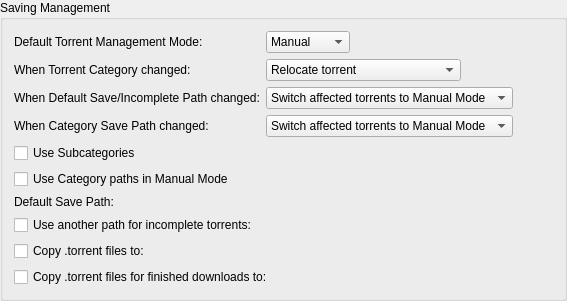
                                                    <widget class="QGroupBox" name="groupSavingManagement">
                                                        <property name="title">
                                                            <string>Saving Management</string>
                                                        </property>
                                                        <layout class="QVBoxLayout" name="groupSavingManagementLayout">
                                                            <item>
                                                                <layout class="QGridLayout" name="gridLayout_3">
                                                                    <item row="0" column="0">
                                                                        <widget class="QLabel" name="label_40">
                                                                            <property name="text">
                                                                                <string>Default Torrent Management Mode:</string>
                                                                            </property>
                                                                        </widget>
                                                                    </item>
                                                                    <item row="0" column="1">
                                                                        <layout class="QHBoxLayout" name="horizontalLayout_70">
                                                                            <property name="spacing">
                                                                                <number>10</number>
                                                                            </property>
                                                                            <item>
                                                                                <widget class="QComboBox" name="comboSavingMode">
                                                                                    <property name="toolTip">
                                                                                        <string>Automatic: Various torrent properties (e.g. save path) will be
                                                                                            decided by the associated category
                                                                                            Manual: Various torrent properties (e.g. save path) must be assigned
                                                                                            manually
                                                                                        </string>
                                                                                    </property>
                                                                                    <item>
                                                                                        <property name="text">
                                                                                            <string>Manual</string>
                                                                                        </property>
                                                                                    </item>
                                                                                    <item>
                                                                                        <property name="text">
                                                                                            <string>Automatic</string>
                                                                                        </property>
                                                                                    </item>
                                                                                </widget>
                                                                            </item>
                                                                            <item>
                                                                                <spacer name="horizontalSpacer_160">
                                                                                    <property name="orientation">
                                                                                        <enum>Qt::Horizontal</enum>
                                                                                    </property>
                                                                                    <property name="sizeHint" stdset="0">
                                                                                        <size>
                                                                                            <width>40</width>
                                                                                            <height>20</height>
                                                                                        </size>
                                                                                    </property>
                                                                                </spacer>
                                                                            </item>
                                                                        </layout>
                                                                    </item>
                                                                    <item row="1" column="0">
                                                                        <widget class="QLabel" name="labelTorrentCategoryChanged">
                                                                            <property name="text">
                                                                                <string>When Torrent Category changed:</string>
                                                                            </property>
                                                                        </widget>
                                                                    </item>
                                                                    <item row="1" column="1">
                                                                        <layout class="QHBoxLayout" name="horizontalLayout_14">
                                                                            <item>
                                                                                <widget class="QComboBox" name="comboTorrentCategoryChanged">
                                                                                    <item>
                                                                                        <property name="text">
                                                                                            <string>Relocate torrent</string>
                                                                                        </property>
                                                                                    </item>
                                                                                    <item>
                                                                                        <property name="text">
                                                                                            <string>Switch torrent to Manual Mode</string>
                                                                                        </property>
                                                                                    </item>
                                                                                </widget>
                                                                            </item>
                                                                            <item>
                                                                                <spacer name="horizontalSpacer_17">
                                                                                    <property name="orientation">
                                                                                        <enum>Qt::Horizontal</enum>
                                                                                    </property>
                                                                                    <property name="sizeHint" stdset="0">
                                                                                        <size>
                                                                                            <width>40</width>
                                                                                            <height>20</height>
                                                                                        </size>
                                                                                    </property>
                                                                                </spacer>
                                                                            </item>
                                                                        </layout>
                                                                    </item>
                                                                    <item row="2" column="0">
                                                                        <widget class="QLabel" name="labelCategoryDefaultPathChanged">
                                                                            <property name="text">
                                                                                <string>When Default Save/Incomplete Path changed:</string>
                                                                            </property>
                                                                        </widget>
                                                                    </item>
                                                                    <item row="2" column="1">
                                                                        <layout class="QHBoxLayout" name="horizontalLayout_15">
                                                                            <item>
                                                                                <widget class="QComboBox" name="comboCategoryDefaultPathChanged">
                                                                                    <property name="currentIndex">
                                                                                        <number>1</number>
                                                                                    </property>
                                                                                    <item>
                                                                                        <property name="text">
                                                                                            <string>Relocate affected torrents</string>
                                                                                        </property>
                                                                                    </item>
                                                                                    <item>
                                                                                        <property name="text">
                                                                                            <string>Switch affected torrents to Manual Mode</string>
                                                                                        </property>
                                                                                    </item>
                                                                                </widget>
                                                                            </item>
                                                                            <item>
                                                                                <spacer name="horizontalSpacer_18">
                                                                                    <property name="orientation">
                                                                                        <enum>Qt::Horizontal</enum>
                                                                                    </property>
                                                                                    <property name="sizeHint" stdset="0">
                                                                                        <size>
                                                                                            <width>40</width>
                                                                                            <height>20</height>
                                                                                        </size>
                                                                                    </property>
                                                                                </spacer>
                                                                            </item>
                                                                        </layout>
                                                                    </item>
                                                                    <item row="3" column="0">
                                                                        <widget class="QLabel" name="labelCategoryChanged">
                                                                            <property name="text">
                                                                                <string>When Category Save Path changed:</string>
                                                                            </property>
                                                                        </widget>
                                                                    </item>
                                                                    <item row="3" column="1">
                                                                        <layout class="QHBoxLayout" name="horizontalLayout_17">
                                                                            <item>
                                                                                <widget class="QComboBox" name="comboCategoryChanged">
                                                                                    <property name="currentIndex">
                                                                                        <number>1</number>
                                                                                    </property>
                                                                                    <item>
                                                                                        <property name="text">
                                                                                            <string>Relocate affected torrents</string>
                                                                                        </property>
                                                                                    </item>
                                                                                    <item>
                                                                                        <property name="text">
                                                                                            <string>Switch affected torrents to Manual Mode</string>
                                                                                        </property>
                                                                                    </item>
                                                                                </widget>
                                                                            </item>
                                                                            <item>
                                                                                <spacer name="horizontalSpacer_19">
                                                                                    <property name="orientation">
                                                                                        <enum>Qt::Horizontal</enum>
                                                                                    </property>
                                                                                    <property name="sizeHint" stdset="0">
                                                                                        <size>
                                                                                            <width>40</width>
                                                                                            <height>20</height>
                                                                                        </size>
                                                                                    </property>
                                                                                </spacer>
                                                                            </item>
                                                                        </layout>
                                                                    </item>
                                                                </layout>
                                                            </item>
                                                            <item>
                                                                <widget class="QCheckBox" name="checkUseSubcategories">
                                                                    <property name="text">
                                                                        <string>Use Subcategories</string>
                                                                    </property>
                                                                </widget>
                                                            </item>
                                                            <item>
                                                                <widget class="QCheckBox" name="checkUseCategoryPaths">
                                                                    <property name="toolTip">
                                                                        <string>Resolve relative Save Path against appropriate Category path instead of Default
                                                                            one
                                                                        </string>
                                                                    </property>
                                                                    <property name="text">
                                                                        <string>Use Category paths in Manual Mode</string>
                                                                    </property>
                                                                </widget>
                                                            </item>
                                                            <item>
                                                                <layout class="QGridLayout" name="gridLayout_4">
                                                                    <item row="0" column="0">
                                                                        <widget class="QLabel" name="labelSavePath">
                                                                            <property name="text">
                                                                                <string>Default Save Path:</string>
                                                                            </property>
                                                                        </widget>
                                                                    </item>
                                                                    <item row="0" column="1">
                                                                        <widget class="FileSystemPathLineEdit" name="textSavePath" native="true"/>
                                                                    </item>
                                                                    <item row="1" column="0">
                                                                        <widget class="QCheckBox" name="checkUseDownloadPath">
                                                                            <property name="text">
                                                                                <string>Use another path for incomplete torrents:</string>
                                                                            </property>
                                                                        </widget>
                                                                    </item>
                                                                    <item row="1" column="1">
                                                                        <widget class="FileSystemPathLineEdit" name="textDownloadPath" native="true"/>
                                                                    </item>
                                                                    <item row="2" column="0">
                                                                        <widget class="QCheckBox" name="checkExportDir">
                                                                            <property name="text">
                                                                                <string>Copy .torrent files to:</string>
                                                                            </property>
                                                                        </widget>
                                                                    </item>
                                                                    <item row="2" column="1">
                                                                        <widget class="FileSystemPathLineEdit" name="textExportDir" native="true"/>
                                                                    </item>
                                                                    <item row="3" column="1">
                                                                        <widget class="FileSystemPathLineEdit" name="textExportDirFin" native="true"/>
                                                                    </item>
                                                                    <item row="3" column="0">
                                                                        <widget class="QCheckBox" name="checkExportDirFin">
                                                                            <property name="text">
                                                                                <string>Copy .torrent files for finished downloads to:</string>
                                                                            </property>
                                                                        </widget>
                                                                    </item>
                                                                </layout>
                                                            </item>
                                                        </layout>
                                                    </widget>
